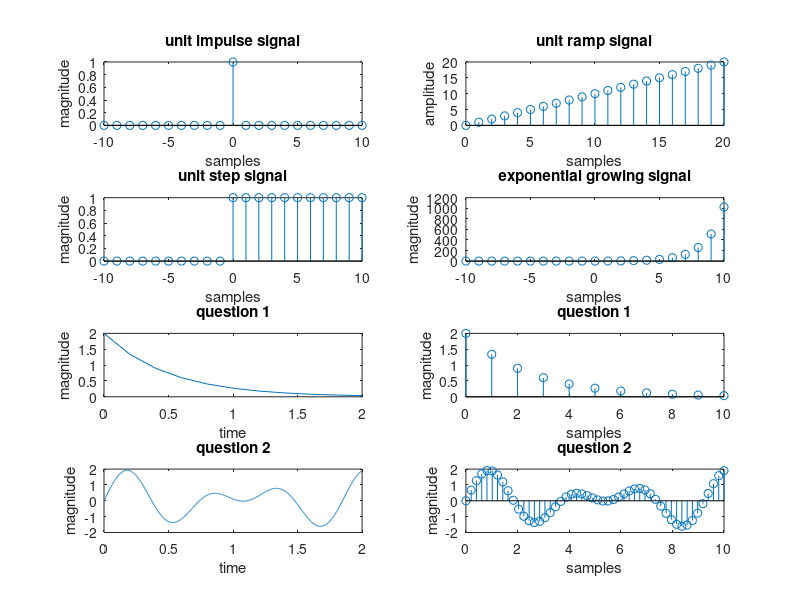

Write the MATLAB code that produced this figure.
clc;
clear all;
close all;
%unit impulse signal
n=-10:1:10;
N=10;
x=[zeros(1,N),1,zeros(1,N)];
subplot(4,2,1);
stem(n,x);
xlabel('samples');
ylabel('magnitude');
title('unit impulse signal');
%unit ramp signal
n=0:20;
subplot(4,2,2);
stem(n,n);
xlabel('samples');
ylabel('amplitude');
title('unit ramp signal');
%unit step signal
n=-10:1:10;
x=[zeros(1,10),ones(1,11)];
subplot(4,2,3);
stem(n,x);
xlabel('samples');
ylabel('magnitude');
title('unit step signal');

%exponential growing signal
n=-10:1:10;
a=2;
x=a.^(+n);
subplot(4,2,4);
stem(n,x);
xlabel('samples');
ylabel('magnitude');
title('exponential growing signal');
%continuous  x(t)=2e^(-2t)
t=0:0.2:2;
x=2*exp(-2*t);
subplot(4,2,5);
plot(t,x);
xlabel('time');
ylabel('magnitude');
title('question 1');
%discrete x(t)=2e^(-2t)
n=0:1:10;
x=2*exp(-0.4*n);
subplot(4,2,6);
stem(n,x);
xlabel('samples');
ylabel('magnitude');
title('question 1');
%continuous x(t)=sin7t+sin10t continuous
t=0:0.001:2;
x1=sin(7*t);
x2=sin(10*t);
x=x1+x2;
subplot(4,2,7);
plot(t,x);
xlabel('time');
ylabel('magnitude');
title('question 2');


%discrete x(t)=sin7t+sin10t continuous
n=linspace(0,10,50)';
x1=sin(2*pi*(1.114/5)*n);
x2=sin(2*pi*(1.591/5)*n);
x=x1+x2;
subplot(4,2,8);
stem(n,x);
xlabel('samples');
ylabel('magnitude');
title('question 2');
